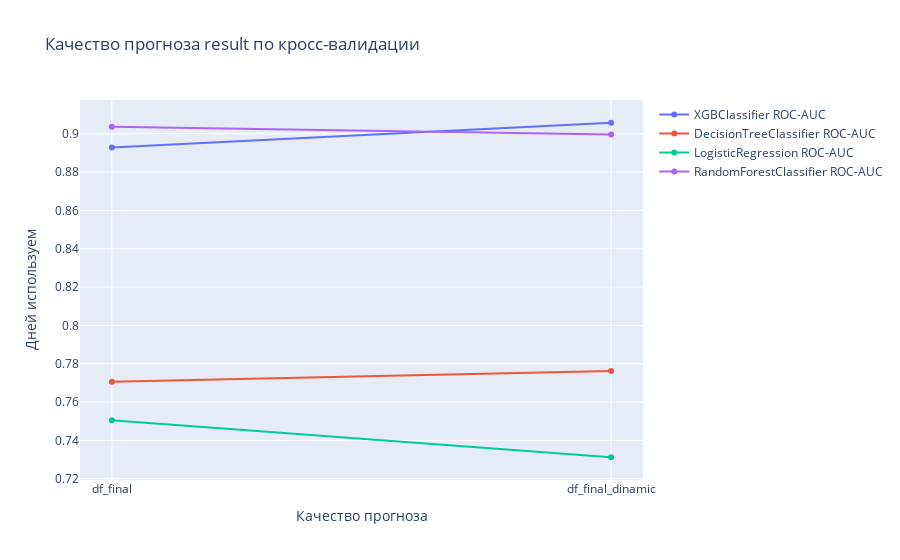

Source (notebook cell):
### Markdown cell above
#### Рисуем графики для классификации

### Code cell
#Определяем targets
targets=['result']

for tar in tqdm_notebook(targets):

    fig = go.Figure()

    for mod_name in models_names["classification"]+["Fedot"]:

        mod_res=results_classif[(results_classif.mod_name==mod_name)&(results_classif.tar==tar)].sort_values("dataset")

        fig.add_trace(go.Scatter(x=mod_res.dataset, y=mod_res.roc_auc, name=f'{mod_name} ROC-AUC',
                                 hovertext="text",hoverinfo="y")) #

#         fig.add_trace(go.Scatter(x=mod_res.dataset, y=mod_res.accuracy, name=f'{mod_name} Accuracy',
#                                  hovertext="text",hoverinfo="y")) #

    fig.update_layout(title=f'Качество прогноза {tar} по кросс-валидации ',
                      xaxis_title='Качество прогноза',
                      yaxis_title='Дней используем')

    fig.show()

### Figure 1 — Plotly figure (JSON) as saved in the notebook; plotly's stock layout.template omitted (floating-point values rounded to 4 significant figures)
{"data": [{"hoverinfo": "y", "hovertext": "text", "name": "XGBClassifier ROC-AUC", "type": "scatter", "x": ["df_final", "df_final_dinamic"], "y": [0.8929, 0.9058]}, {"hoverinfo": "y", "hovertext": "text", "name": "DecisionTreeClassifier ROC-AUC", "type": "scatter", "x": ["df_final", "df_final_dinamic"], "y": [0.7706, 0.7763]}, {"hoverinfo": "y", "hovertext": "text", "name": "LogisticRegression ROC-AUC", "type": "scatter", "x": ["df_final", "df_final_dinamic"], "y": [0.7506, 0.7312]}, {"hoverinfo": "y", "hovertext": "text", "name": "RandomForestClassifier ROC-AUC", "type": "scatter", "x": ["df_final", "df_final_dinamic"], "y": [0.9036, 0.8996]}, {"hoverinfo": "y", "hovertext": "text", "name": "Fedot ROC-AUC", "type": "scatter", "x": [], "y": []}], "layout": {"title": {"text": "Качество прогноза result по кросс-валидации "}, "xaxis": {"title": {"text": "Качество прогноза"}}, "yaxis": {"title": {"text": "Дней используем"}}}}
